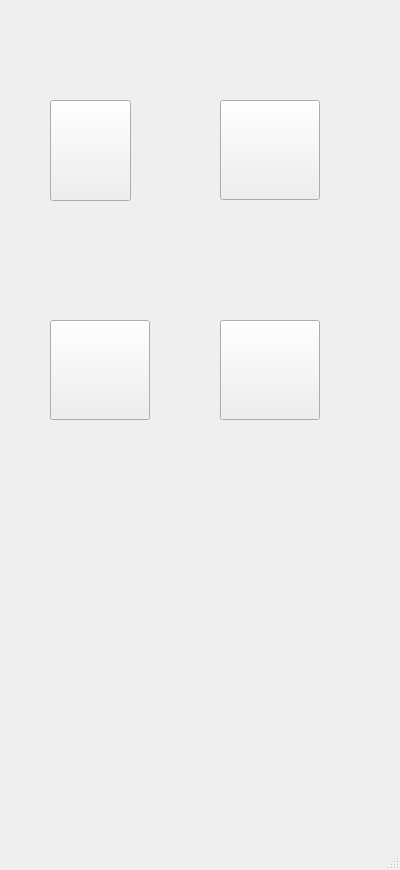
<?xml version="1.0" encoding="UTF-8"?>
<ui version="4.0">
 <class>MainWindow</class>
 <widget class="QMainWindow" name="MainWindow">
  <property name="geometry">
   <rect>
    <x>0</x>
    <y>0</y>
    <width>400</width>
    <height>870</height>
   </rect>
  </property>
  <property name="windowTitle">
   <string>MainWindow</string>
  </property>
  <widget class="QWidget" name="centralwidget">
   <widget class="QPushButton" name="FB">
    <property name="enabled">
     <bool>true</bool>
    </property>
    <property name="geometry">
     <rect>
      <x>50</x>
      <y>100</y>
      <width>81</width>
      <height>101</height>
     </rect>
    </property>
    <property name="cursor">
     <cursorShape>PointingHandCursor</cursorShape>
    </property>
    <property name="mouseTracking">
     <bool>true</bool>
    </property>
    <property name="tabletTracking">
     <bool>true</bool>
    </property>
    <property name="autoFillBackground">
     <bool>true</bool>
    </property>
    <property name="styleSheet">
     <string notr="true">QPushButton {
                      &quot;border-radius: 50px;&quot;  // Half of the button size
                      &quot;border: 2px solid black;&quot;  // Optional: Border for clarity
                      &quot;background-image: url(:/path/to/your/image.png);&quot;
                      &quot;background-position: center;&quot;
                      &quot;background-repeat: no-repeat;&quot;
                      &quot;background-size: cover;&quot;  // Scale image to fit
                      }</string>
    </property>
    <property name="text">
     <string/>
    </property>
    <property name="icon">
     <iconset resource="resources.qrc">
      <normaloff>:/images/Fb.png</normaloff>:/images/Fb.png</iconset>
    </property>
    <property name="iconSize">
     <size>
      <width>110</width>
      <height>106</height>
     </size>
    </property>
    <property name="checkable">
     <bool>false</bool>
    </property>
    <property name="autoRepeat">
     <bool>false</bool>
    </property>
    <property name="autoExclusive">
     <bool>false</bool>
    </property>
    <property name="autoRepeatDelay">
     <number>300</number>
    </property>
    <property name="autoDefault">
     <bool>false</bool>
    </property>
    <property name="default">
     <bool>false</bool>
    </property>
    <property name="flat">
     <bool>false</bool>
    </property>
   </widget>
   <widget class="QPushButton" name="YT">
    <property name="enabled">
     <bool>true</bool>
    </property>
    <property name="geometry">
     <rect>
      <x>220</x>
      <y>100</y>
      <width>100</width>
      <height>100</height>
     </rect>
    </property>
    <property name="cursor">
     <cursorShape>PointingHandCursor</cursorShape>
    </property>
    <property name="mouseTracking">
     <bool>true</bool>
    </property>
    <property name="tabletTracking">
     <bool>true</bool>
    </property>
    <property name="autoFillBackground">
     <bool>true</bool>
    </property>
    <property name="styleSheet">
     <string notr="true">QPushButton {
                      &quot;border-radius: 50px;&quot;  // Half of the button size
                      &quot;border: 15px solid black;&quot;  // Optional: Border for clarity
                      &quot;background-image: url(:/path/to/your/image.png);&quot;
                      &quot;background-position: center;&quot;
                      &quot;background-repeat: no-repeat;&quot;
                      &quot;background-size: cover;&quot;  // Scale image to fit
                      }</string>
    </property>
    <property name="text">
     <string/>
    </property>
    <property name="icon">
     <iconset resource="resources.qrc">
      <normaloff>:/images/YT.png</normaloff>:/images/YT.png</iconset>
    </property>
    <property name="iconSize">
     <size>
      <width>140</width>
      <height>130</height>
     </size>
    </property>
    <property name="checkable">
     <bool>false</bool>
    </property>
    <property name="autoRepeat">
     <bool>false</bool>
    </property>
    <property name="autoExclusive">
     <bool>false</bool>
    </property>
    <property name="autoRepeatDelay">
     <number>300</number>
    </property>
    <property name="autoDefault">
     <bool>false</bool>
    </property>
    <property name="default">
     <bool>false</bool>
    </property>
    <property name="flat">
     <bool>false</bool>
    </property>
   </widget>
   <widget class="QPushButton" name="LIN">
    <property name="enabled">
     <bool>true</bool>
    </property>
    <property name="geometry">
     <rect>
      <x>50</x>
      <y>320</y>
      <width>100</width>
      <height>100</height>
     </rect>
    </property>
    <property name="cursor">
     <cursorShape>PointingHandCursor</cursorShape>
    </property>
    <property name="mouseTracking">
     <bool>true</bool>
    </property>
    <property name="tabletTracking">
     <bool>true</bool>
    </property>
    <property name="autoFillBackground">
     <bool>true</bool>
    </property>
    <property name="styleSheet">
     <string notr="true">QPushButton {
                      &quot;border-radius: 50px;&quot;  // Half of the button size
                      &quot;border: 2px solid black;&quot;  // Optional: Border for clarity
                      &quot;background-image: url(:/path/to/your/image.png);&quot;
                      &quot;background-position: center;&quot;
                      &quot;background-repeat: no-repeat;&quot;
                      &quot;background-size: cover;&quot;  // Scale image to fit
                      }</string>
    </property>
    <property name="text">
     <string/>
    </property>
    <property name="icon">
     <iconset resource="resources.qrc">
      <normaloff>:/images/LinkedIn.png</normaloff>:/images/LinkedIn.png</iconset>
    </property>
    <property name="iconSize">
     <size>
      <width>124</width>
      <height>136</height>
     </size>
    </property>
    <property name="checkable">
     <bool>false</bool>
    </property>
    <property name="autoRepeat">
     <bool>false</bool>
    </property>
    <property name="autoExclusive">
     <bool>false</bool>
    </property>
    <property name="autoRepeatDelay">
     <number>300</number>
    </property>
    <property name="autoDefault">
     <bool>false</bool>
    </property>
    <property name="default">
     <bool>false</bool>
    </property>
    <property name="flat">
     <bool>false</bool>
    </property>
   </widget>
   <widget class="QPushButton" name="GPT">
    <property name="enabled">
     <bool>true</bool>
    </property>
    <property name="geometry">
     <rect>
      <x>220</x>
      <y>320</y>
      <width>100</width>
      <height>100</height>
     </rect>
    </property>
    <property name="cursor">
     <cursorShape>PointingHandCursor</cursorShape>
    </property>
    <property name="mouseTracking">
     <bool>true</bool>
    </property>
    <property name="tabletTracking">
     <bool>true</bool>
    </property>
    <property name="autoFillBackground">
     <bool>true</bool>
    </property>
    <property name="styleSheet">
     <string notr="true">QPushButton {
                      &quot;border-radius: 50px;&quot;  // Half of the button size
                      &quot;border: 15px solid black;&quot;  // Optional: Border for clarity
                      &quot;background-image: url(:/path/to/your/image.png);&quot;
                      &quot;background-position: center;&quot;
                      &quot;background-repeat: no-repeat;&quot;
                      &quot;background-size: cover;&quot;  // Scale image to fit
                      }</string>
    </property>
    <property name="text">
     <string/>
    </property>
    <property name="icon">
     <iconset resource="resources.qrc">
      <normaloff>:/images/gpt.png</normaloff>:/images/gpt.png</iconset>
    </property>
    <property name="iconSize">
     <size>
      <width>144</width>
      <height>162</height>
     </size>
    </property>
    <property name="checkable">
     <bool>false</bool>
    </property>
    <property name="autoRepeat">
     <bool>false</bool>
    </property>
    <property name="autoExclusive">
     <bool>false</bool>
    </property>
    <property name="autoRepeatDelay">
     <number>300</number>
    </property>
    <property name="autoDefault">
     <bool>false</bool>
    </property>
    <property name="default">
     <bool>false</bool>
    </property>
    <property name="flat">
     <bool>false</bool>
    </property>
   </widget>
  </widget>
  <widget class="QMenuBar" name="menubar">
   <property name="geometry">
    <rect>
     <x>0</x>
     <y>0</y>
     <width>400</width>
     <height>22</height>
    </rect>
   </property>
  </widget>
  <widget class="QStatusBar" name="statusbar"/>
 </widget>
 <resources>
  <include location="resources.qrc"/>
 </resources>
 <connections/>
</ui>
